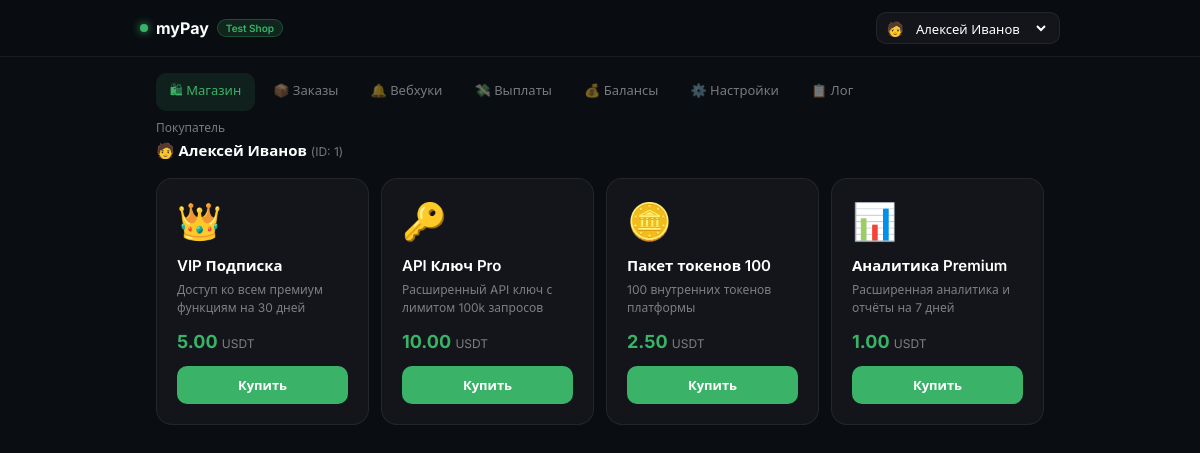
The page / on the database its author committed.
### tables this page shows
CREATE TABLE IF NOT EXISTS users (
  id         INT UNSIGNED AUTO_INCREMENT PRIMARY KEY,
  name       VARCHAR(100) NOT NULL,
  email      VARCHAR(150) NOT NULL,
  avatar     VARCHAR(32)  NOT NULL DEFAULT '👤',
  created_at TIMESTAMP    DEFAULT CURRENT_TIMESTAMP
);

CREATE TABLE IF NOT EXISTS products (
  id          INT UNSIGNED  AUTO_INCREMENT PRIMARY KEY,
  name        VARCHAR(200)  NOT NULL,
  description VARCHAR(500)  NOT NULL DEFAULT '',
  price_usdt  DECIMAL(10,4) NOT NULL,
  emoji       VARCHAR(32)   NOT NULL DEFAULT '📦',
  category    VARCHAR(50)   NOT NULL DEFAULT 'digital'
);

### index.php (the view, shortened to what this page needs)
<?php
try {
    $pdo = new PDO(
        "mysql:host=" . DB_HOST . ";dbname=" . DB_NAME . ";charset=utf8mb4",
        DB_USER, DB_PASS,
        [PDO::ATTR_ERRMODE => PDO::ERRMODE_EXCEPTION, PDO::ATTR_DEFAULT_FETCH_MODE => PDO::FETCH_ASSOC]
    );
} catch (PDOException $e) {
    app_log('ERROR', 'DB connection failed', ['error' => $e->getMessage()]);
    if (isset($_GET['action'])) {
        header('Content-Type: application/json');
        echo json_encode(['error' => 'DB: ' . $e->getMessage()]);
        exit;
    }
    die('<h2 style="color:#ff4444;font-family:monospace;padding:40px">Ошибка подключения к БД: '
        . htmlspecialchars($e->getMessage())
        . '<br><br>Проверь константы DB_* в начале index.php</h2>');
}
$uid = (int)($_SESSION['uid'] ?? 1);
$page     = in_array($_GET['page'] ?? '', ['shop','orders','webhooks','payouts','balances','settings','log']) ? $_GET['page'] : 'shop';
$users    = $pdo->query("SELECT * FROM users ORDER BY id")->fetchAll();
$products = $pdo->query("SELECT * FROM products ORDER BY id")->fetchAll();
$curUser  = array_values(array_filter($users, fn($u) => (int)$u['id'] === $uid))[0] ?? ($users[0] ?? []);
$orderCount   = (int)$pdo->query("SELECT COUNT(*) FROM orders WHERE status='pending'")->fetchColumn();
$webhookCount = (int)$pdo->query("SELECT COUNT(*) FROM webhook_log WHERE received_at > NOW() - INTERVAL 1 HOUR")->fetchColumn();
$logExists    = file_exists(LOG_FILE);
?>
<!DOCTYPE html>
<html lang="ru">
<head>
</head>
<body>
<div class="header">
  <div class="header-inner">
    <div class="logo">
      <div class="logo-dot"></div>
      myPay <span class="logo-badge">Test Shop</span>
    </div>
    <form class="user-sel" method="get" style="gap:8px">
      <span><?= htmlspecialchars($curUser['avatar'] ?? '👤', ENT_QUOTES, 'UTF-8') ?></span>
      <select name="user_id" onchange="this.form.submit()">
        <?php foreach ($users as $u): ?>
        <option value="<?= (int)$u['id'] ?>" <?= ((int)$u['id'] === $uid) ? 'selected' : '' ?>>
          <?= htmlspecialchars($u['name'], ENT_QUOTES, 'UTF-8') ?>
        </option>
        <?php endforeach; ?>
      </select>
    </form>
  </div>
</div>
<div class="wrap">
  <nav class="nav">
    <a href="?page=shop&user_id=<?= $uid ?>"     class="<?= $page==='shop'     ? 'active':'' ?>">🛍 Магазин</a>
    <a href="?page=orders&user_id=<?= $uid ?>"   class="<?= $page==='orders'   ? 'active':'' ?>">
      📦 Заказы<?php if ($orderCount>0): ?><span class="nav-badge"><?= $orderCount ?></span><?php endif; ?>
    </a>
    <a href="?page=webhooks&user_id=<?= $uid ?>" class="<?= $page==='webhooks' ? 'active':'' ?>">
      🔔 Вебхуки<?php if ($webhookCount>0): ?><span class="nav-badge"><?= $webhookCount ?></span><?php endif; ?>
    </a>
    <a href="?page=payouts&user_id=<?= $uid ?>"   class="<?= $page==='payouts'   ? 'active':'' ?>">💸 Выплаты</a>
    <a href="?page=balances&user_id=<?= $uid ?>"  class="<?= $page==='balances'  ? 'active':'' ?>">💰 Балансы</a>
    <a href="?page=settings&user_id=<?= $uid ?>"  class="<?= $page==='settings'  ? 'active':'' ?>">⚙️ Настройки</a>
    <a href="?page=log&user_id=<?= $uid ?>"      class="<?= $page==='log'      ? 'active':'' ?>">
      📋 Лог<?php if ($logExists && filesize(LOG_FILE)>0): ?><span class="nav-badge" style="background:var(--warn)">!</span><?php endif; ?>
    </a>
  </nav>
  <?php if ($page === 'shop'): ?>
  <div style="margin-bottom:18px">
    <div style="font-size:12px;color:var(--muted);margin-bottom:4px">Покупатель</div>
    <div style="font-size:15px;font-weight:600">
      <?= htmlspecialchars(($curUser['avatar'] ?? '') . ' ' . ($curUser['name'] ?? ''), ENT_QUOTES, 'UTF-8') ?>
      <span style="font-size:12px;color:var(--muted);font-weight:400">(ID: <?= $uid ?>)</span>
    </div>
  </div>
  <div class="products">
    <?php foreach ($products as $p): ?>
    <div class="product-card" onclick="openModal(<?= htmlspecialchars(json_encode([
      'id'          => (int)$p['id'],
      'name'        => $p['name'],
      'description' => $p['description'],
      'price_usdt'  => $p['price_usdt'],
      'emoji'       => $p['emoji'],
    ]), ENT_QUOTES, 'UTF-8') ?>)">
      <span class="product-emoji"><?= htmlspecialchars($p['emoji'], ENT_QUOTES, 'UTF-8') ?></span>
      <div class="product-name"><?= htmlspecialchars($p['name'], ENT_QUOTES, 'UTF-8') ?></div>
      <div class="product-desc"><?= htmlspecialchars($p['description'], ENT_QUOTES, 'UTF-8') ?></div>
      <div class="product-price"><?= number_format((float)$p['price_usdt'], 2) ?> <small>USDT</small></div>
      <button class="btn-buy" onclick="event.stopPropagation();openModal(<?= htmlspecialchars(json_encode([
        'id'         => (int)$p['id'],
        'name'       => $p['name'],
        'price_usdt' => $p['price_usdt'],
        'emoji'      => $p['emoji'],
      ]), ENT_QUOTES, 'UTF-8') ?>)">Купить</button>
    </div>
    <?php endforeach; ?>
  </div>
  <?php endif; ?>
</div>
</body>
</html>

### index.php (style rules this page uses)
*, *::before, *::after { box-sizing: border-box; margin: 0; padding: 0; }
:root { --bg: #0A0D12; --card: #13151A; --card2: #1A1D24; --border: rgba(255,255,255,0.07); --green: #3ab368; --green2: #2EEA7F; --text: #ffffff; --muted: rgba(255,255,255,0.45); --danger: #ff4f4f; --warn: #f5a623; --radius: 16px; }
body { background: var(--bg); color: var(--text); font-family: 'Inter', system-ui, sans-serif; font-size: 14px; min-height: 100vh; }
a { color: inherit; text-decoration: none; }
.wrap { max-width: 920px; margin: 0 auto; padding: 0 16px 80px; }
.header { position: sticky; top: 0; z-index: 100; background: rgba(10,13,18,0.95); backdrop-filter: blur(12px); border-bottom: 1px solid var(--border); padding: 12px 16px; }
.header-inner { max-width: 920px; margin: 0 auto; display: flex; align-items: center; gap: 12px; }
.logo { display: flex; align-items: center; gap: 8px; font-weight: 700; font-size: 16px; }
.logo-dot { width: 8px; height: 8px; border-radius: 50%; background: var(--green); box-shadow: 0 0 8px var(--green); }
.logo-badge { font-size: 10px; font-weight: 600; background: rgba(58,179,104,0.15); color: var(--green); border: 1px solid rgba(58,179,104,0.3); padding: 2px 8px; border-radius: 20px; }
.user-sel { display: flex; align-items: center; gap: 8px; background: var(--card); border: 1px solid var(--border); border-radius: 10px; padding: 6px 10px; }
.user-sel select { background: none; border: none; color: var(--text); font-family: inherit; font-size: 13px; cursor: pointer; outline: none; max-width: 150px; }
.user-sel select option { background: #1A1D24; }
.nav { display: flex; gap: 4px; padding: 16px 0 8px; overflow-x: auto; scrollbar-width: none; }
.nav a { padding: 8px 14px; border-radius: 10px; font-size: 13px; font-weight: 500; color: var(--muted); white-space: nowrap; transition: all .15s; }
.nav a.active { background: rgba(58,179,104,0.12); color: var(--green); }
.products { display: grid; grid-template-columns: repeat(auto-fill, minmax(200px, 1fr)); gap: 12px; }
.product-card { background: var(--card); border: 1px solid var(--border); border-radius: var(--radius); padding: 20px; cursor: pointer; transition: all .2s; }
.product-emoji { font-size: 36px; margin-bottom: 12px; display: block; }
.product-name { font-weight: 600; font-size: 15px; margin-bottom: 6px; }
.product-desc { font-size: 12px; color: var(--muted); margin-bottom: 14px; line-height: 1.5; }
.product-price { font-size: 18px; font-weight: 700; color: var(--green); }
.product-price small { font-size: 12px; font-weight: 400; color: var(--muted); }
.btn-buy { width: 100%; margin-top: 14px; padding: 10px; background: var(--green); color: #fff; border: none; border-radius: 10px; font-size: 13px; font-weight: 600; cursor: pointer; font-family: inherit; transition: opacity .15s; }

### rows shown on the page
users: avatar "🧑", avatar+name "🧑 Алексей Иванов"
products: emoji "👑", name "VIP Подписка", description "Доступ ко всем премиум функциям на 30 дней", price_usdt "5.00"
products: emoji "🔑", name "API Ключ Pro", description "Расширенный API ключ с лимитом 100k запросов", price_usdt "10.00"
products: emoji "🪙", name "Пакет токенов 100", description "100 внутренних токенов платформы", price_usdt "2.50"
products: emoji "📊", name "Аналитика Premium", description "Расширенная аналитика и отчёты на 7 дней", price_usdt "1.00"

### other values the page prints
$uid "1"
form field user_id "Алексей Иванов"
